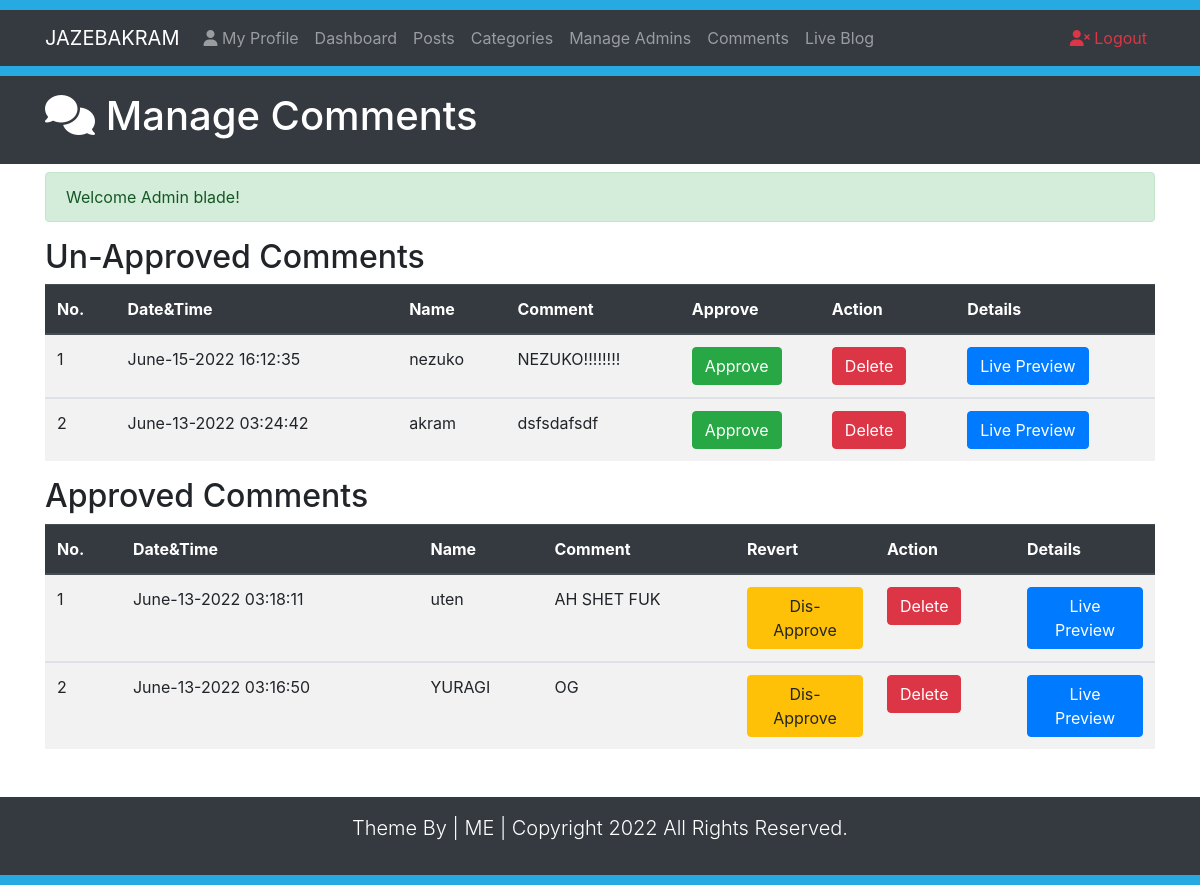
Page /comment.php (signed in) on the committed database.
### tables this page shows
CREATE TABLE `comments` (
  `id` int(10) NOT NULL AUTO_INCREMENT,
  `datetime` varchar(50) DEFAULT NULL,
  `name` varchar(50) DEFAULT NULL,
  `email` varchar(60) DEFAULT NULL,
  `comment` varchar(500) DEFAULT NULL,
  `approvedby` varchar(50) NOT NULL,
  `status` varchar(3) NOT NULL,
  `post_id` int(10) NOT NULL,
  PRIMARY KEY (`id`),
  KEY `post_id` (`post_id`),
  CONSTRAINT `foreign_relation` FOREIGN KEY (`post_id`) REFERENCES `posts` (`id`) ON DELETE CASCADE ON UPDATE CASCADE
);

### comment.php (the view, shortened to what this page needs)
<?php require_once("includes/functions.php"); ?>
<?php require_once("includes/sessions.php"); ?>
<!DOCTYPE html>
<html lang="es">
<head>
   <link rel="stylesheet" href="https://cdn.jsdelivr.net/npm/bootstrap@4.2.1/dist/css/bootstrap.min.css">
   <link rel="stylesheet" href="css/styles.css">
</head>
<body>
   <div style="height:10px; background:#27aae1"></div>
   <nav class="navbar navbar-expand-lg navbar-dark bg-dark">
      <div class="container">
         <a href="#" class="navbar-brand">JAZEBAKRAM</a>
         <div id="navbarcollapseCMS" class="collapse navbar-collapse">
            <ul class="navbar-nav mr-auto">
               <li class="nav-item">
                  <a href="MyProfile.php" class="nav-link"> <i class="fa-solid fa-user"></i> My Profile</a>
               </li>
               <li class="nav-item">
                  <a href="Dashboard.php" class="nav-link">Dashboard</a>
               </li>
               <li class="nav-item">
                  <a href="poset.php" class="nav-link">Posts</a>
               </li>
               <li class="nav-item">
                  <a href="categories.php" class="nav-link">Categories</a>
               </li>
               <li class="nav-item">
                  <a href="admin.php" class="nav-link">Manage Admins</a>
               </li>
               <li class="nav-item">
                  <a href="comment.php" class="nav-link">Comments</a>
               </li>
               <li class="nav-item">
                  <a href="Blog.php?page=1" class="nav-link">Live Blog</a>
               </li>
            </ul>
            <ul class="navbar-nav ml-auto">
               <li class="nav-item"><a href="Logout.php" class="nav-link text-danger"> <i class="fa-solid fa-user-times"></i> Logout</a></li>
            </ul>
         </div>
      </div>
   </nav>
   <div style="height:10px; background:#27aae1"></div>
   <header class="bg-dark text-white py-3">
      <div class="container">
         <div class="row">
            <div class="col-md-12">
               <h1><i class="fa-solid fa-comments" style="color:27aae1;"></i> Manage Comments</h1>
            </div>
         </div>
      </div>
   </header>
   <section class="container py-2 mb-4">
   <div class="row" style="min-height: 30px;">
      <div class="col-lg-12" style="min-height: 400px;">
         <?php echo SuccessMessage(); ?>
         <h2>Un-Approved Comments</h2>
         <table class="table table-striped table-hover">
            <thead class="thead-dark">
               <tr>
                  <th>No.</th>
                  <th>Date&Time</th>
                  <th>Name</th>
                  <th>Comment</th>
                  <th>Approve</th>
                  <th>Action</th>
                  <th>Details</th>
               </tr>
            </thead>
         <?php
           $sql = "SELECT * FROM comments WHERE status='OFF' ORDER BY id DESC";
           $Execute = $ConnectingDB->query($sql);
           $SrNo = 0;
           while ($DataRows=$Execute->fetch()) {
              $CommentID = $DataRows['id'];
              $DateTimeOfComment = $DataRows['datetime'];
              $CommenterName = $DataRows['name'];
              $CommenterContent = $DataRows['comment'];
              $CommenterPostID = $DataRows['post_id'];
              $SrNo++;
         ?>
         <tbody>
            <tr>
               <td><?php echo htmlentities($SrNo); ?></td>
               <td><?php echo htmlentities($DateTimeOfComment); ?></td>
               <td><?php echo htmlentities($CommenterName); ?></td>
               <td><?php echo htmlentities($CommenterContent); ?></td>
               <td style="width: 140px;"><a href="approvecomment.php?id=<?php echo $CommentID; ?>" class="btn btn-success">Approve</a></td>
               <td><a href="deletecomment.php?id=<?php echo $CommentID; ?>" class="btn btn-danger">Delete</a></td>
               <td><a class="btn btn-primary" href="fullpost.php?id=<?php echo $CommenterPostID; ?>" target="_blank">Live Preview</a></td>
            </tr>
         </tbody>
         <?php } ?>
         </table>
         <h2>Approved Comments</h2>
         <table class="table table-striped table-hover">
            <thead class="thead-dark">
               <tr>
                  <th>No.</th>
                  <th>Date&Time</th>
                  <th>Name</th>
                  <th>Comment</th>
                  <th>Revert</th>
                  <th>Action</th>
                  <th>Details</th>
               </tr>
            </thead>
         <?php
           $sql = "SELECT * FROM comments WHERE status='ON' ORDER BY id DESC";
           $Execute = $ConnectingDB->query($sql);
           $SrNo = 0;
           while ($DataRows=$Execute->fetch()) {
              $CommentID = $DataRows['id'];
              $DateTimeOfComment = $DataRows['datetime'];
              $CommenterName = $DataRows['name'];
              $CommenterContent = $DataRows['comment'];
              $CommenterPostID = $DataRows['post_id'];
              $SrNo++;
         ?>
         <tbody>
            <tr>
               <td><?php echo htmlentities($SrNo); ?></td>
               <td><?php echo htmlentities($DateTimeOfComment); ?></td>
               <td><?php echo htmlentities($CommenterName); ?></td>
               <td><?php echo htmlentities($CommenterContent); ?></td>
               <td style="width: 140px;"><a href="disapprovecomment.php?id=<?php echo $CommentID; ?>" class="btn btn-warning">Dis-Approve</a></td>
               <td style="width: 140px;"><a href="deletecomment.php?id=<?php echo $CommentID; ?>" class="btn btn-danger">Delete</a></td>
               <td style="width: 140px;"><a class="btn btn-primary" href="fullpost.php?id=<?php echo $CommenterPostID; ?>" target="_blank">Live Preview</a></td>
            </tr>
         </tbody>
         <?php } ?>
         </table>
      </div>
   </div>
   </section>
   <footer class="bg-dark text-white py-3">
      <div class="container">
         <div class="row">
            <div class="col">
               <p class="lead text-center">Theme By | ME | Copyright <span id="year"></span> All Rights Reserved.</p>
            </div>
         </div>
      </div>
   </footer>
   <div style="height:10px; background:#27aae1"></div>
</body>
</html>

### rows in the picture
comments: datetime "June-15-2022 16:12:35", name "nezuko", comment "NEZUKO!!!!!!!!"
comments: datetime "June-13-2022 03:24:42", name "akram", comment "dsfsdafsdf"
comments: datetime "June-13-2022 03:18:11", name "uten", comment "AH SHET FUK"
comments: datetime "June-13-2022 03:16:50", name "YURAGI", comment "OG"

### other values in the picture
SuccessMessage() "Welcome Admin blade!"
